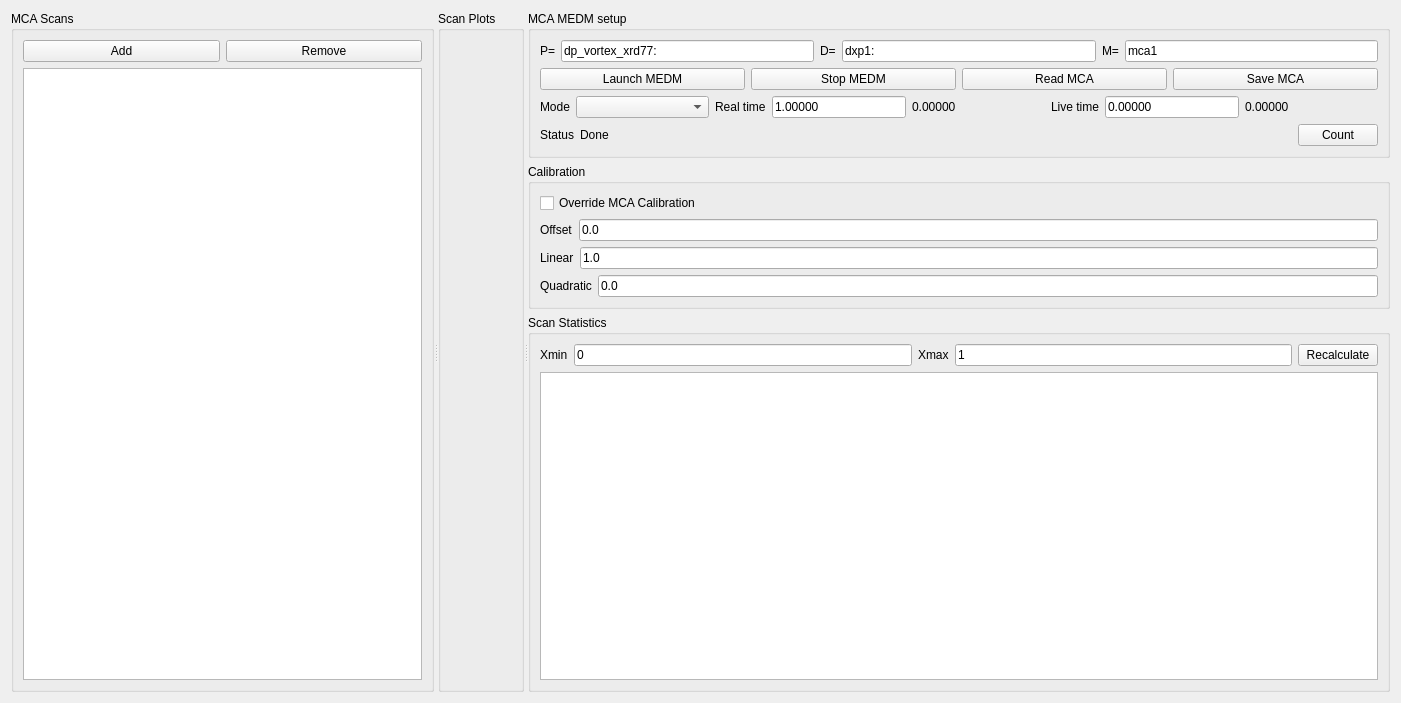
<?xml version="1.0" encoding="UTF-8"?>
<ui version="4.0">
 <class>Form</class>
 <widget class="QWidget" name="Form">
  <property name="geometry">
   <rect>
    <x>0</x>
    <y>0</y>
    <width>1401</width>
    <height>703</height>
   </rect>
  </property>
  <property name="windowTitle">
   <string>Form</string>
  </property>
  <layout class="QVBoxLayout" name="verticalLayout_6">
   <item>
    <widget class="QSplitter" name="splitter">
     <property name="orientation">
      <enum>Qt::Horizontal</enum>
     </property>
     <widget class="QGroupBox" name="scanListGroupBox">
      <property name="title">
       <string>MCA Scans</string>
      </property>
      <layout class="QVBoxLayout" name="verticalLayout_3">
       <item>
        <layout class="QGridLayout" name="gridLayout_2">
         <item row="0" column="0">
          <widget class="QPushButton" name="addMCAScanPushButton">
           <property name="text">
            <string>Add</string>
           </property>
          </widget>
         </item>
         <item row="0" column="1">
          <widget class="QPushButton" name="removeMCAScanPushButton">
           <property name="text">
            <string>Remove</string>
           </property>
          </widget>
         </item>
         <item row="1" column="0" colspan="2">
          <widget class="QListWidget" name="mcaScanListWidget">
           <property name="selectionMode">
            <enum>QAbstractItemView::ExtendedSelection</enum>
           </property>
          </widget>
         </item>
        </layout>
       </item>
      </layout>
     </widget>
     <widget class="QGroupBox" name="scanPlotGroupBox">
      <property name="title">
       <string>Scan Plots</string>
      </property>
      <layout class="QVBoxLayout" name="verticalLayout_4">
       <item>
        <widget class="PlotWidget" name="mcaPlotWidget" native="true">
         <property name="sizePolicy">
          <sizepolicy hsizetype="Expanding" vsizetype="Expanding">
           <horstretch>0</horstretch>
           <verstretch>0</verstretch>
          </sizepolicy>
         </property>
        </widget>
       </item>
      </layout>
     </widget>
     <widget class="QWidget" name="layoutWidget">
      <layout class="QVBoxLayout" name="verticalLayout_5">
       <item>
        <widget class="QGroupBox" name="medmSetupGroupBox">
         <property name="title">
          <string>MCA MEDM setup</string>
         </property>
         <layout class="QVBoxLayout" name="verticalLayout_7">
          <item>
           <layout class="QHBoxLayout" name="horizontalLayout">
            <item>
             <widget class="QLabel" name="label">
              <property name="text">
               <string>P=</string>
              </property>
             </widget>
            </item>
            <item>
             <widget class="QLineEdit" name="medm_P_LineEdit">
              <property name="text">
               <string>dp_vortex_xrd77:</string>
              </property>
             </widget>
            </item>
            <item>
             <widget class="QLabel" name="label_2">
              <property name="text">
               <string>D=</string>
              </property>
             </widget>
            </item>
            <item>
             <widget class="QLineEdit" name="medm_D_LineEdit">
              <property name="text">
               <string>dxp1:</string>
              </property>
             </widget>
            </item>
            <item>
             <widget class="QLabel" name="label_3">
              <property name="text">
               <string>M=</string>
              </property>
             </widget>
            </item>
            <item>
             <widget class="QLineEdit" name="medm_M_LineEdit">
              <property name="text">
               <string>mca1</string>
              </property>
             </widget>
            </item>
           </layout>
          </item>
          <item>
           <layout class="QHBoxLayout" name="horizontalLayout_3">
            <item>
             <widget class="QPushButton" name="launchMEDMPushButton">
              <property name="text">
               <string>Launch MEDM</string>
              </property>
             </widget>
            </item>
            <item>
             <widget class="QPushButton" name="stopMEDMPushButton">
              <property name="text">
               <string>Stop MEDM</string>
              </property>
             </widget>
            </item>
            <item>
             <widget class="QPushButton" name="readMCAPushButton">
              <property name="text">
               <string>Read MCA</string>
              </property>
             </widget>
            </item>
            <item>
             <widget class="QPushButton" name="saveMCAPushButton">
              <property name="text">
               <string>Save MCA</string>
              </property>
             </widget>
            </item>
           </layout>
          </item>
          <item>
           <layout class="QHBoxLayout" name="horizontalLayout_2">
            <item>
             <widget class="QLabel" name="modLabel">
              <property name="sizePolicy">
               <sizepolicy hsizetype="Fixed" vsizetype="Fixed">
                <horstretch>0</horstretch>
                <verstretch>0</verstretch>
               </sizepolicy>
              </property>
              <property name="text">
               <string>Mode</string>
              </property>
             </widget>
            </item>
            <item>
             <widget class="PVComboBox" name="modeComboBox">
              <property name="sizePolicy">
               <sizepolicy hsizetype="Expanding" vsizetype="Fixed">
                <horstretch>0</horstretch>
                <verstretch>0</verstretch>
               </sizepolicy>
              </property>
             </widget>
            </item>
            <item>
             <widget class="QLabel" name="realTimeLabel">
              <property name="sizePolicy">
               <sizepolicy hsizetype="Fixed" vsizetype="Fixed">
                <horstretch>0</horstretch>
                <verstretch>0</verstretch>
               </sizepolicy>
              </property>
              <property name="text">
               <string>Real time</string>
              </property>
             </widget>
            </item>
            <item>
             <widget class="PVLineEdit" name="realTimeLineEdit">
              <property name="text">
               <string>1.00000</string>
              </property>
             </widget>
            </item>
            <item>
             <widget class="PVText" name="readRealTimeLabel">
              <property name="sizePolicy">
               <sizepolicy hsizetype="Expanding" vsizetype="Fixed">
                <horstretch>0</horstretch>
                <verstretch>0</verstretch>
               </sizepolicy>
              </property>
              <property name="text">
               <string>0.00000</string>
              </property>
             </widget>
            </item>
            <item>
             <widget class="QLabel" name="label_4">
              <property name="sizePolicy">
               <sizepolicy hsizetype="Fixed" vsizetype="Fixed">
                <horstretch>0</horstretch>
                <verstretch>0</verstretch>
               </sizepolicy>
              </property>
              <property name="text">
               <string>Live time</string>
              </property>
             </widget>
            </item>
            <item>
             <widget class="PVLineEdit" name="liveTimeLineEdit">
              <property name="text">
               <string>0.00000</string>
              </property>
             </widget>
            </item>
            <item>
             <widget class="PVText" name="readLiveTimeLabel">
              <property name="sizePolicy">
               <sizepolicy hsizetype="Expanding" vsizetype="Fixed">
                <horstretch>0</horstretch>
                <verstretch>0</verstretch>
               </sizepolicy>
              </property>
              <property name="text">
               <string>0.00000</string>
              </property>
             </widget>
            </item>
           </layout>
          </item>
          <item>
           <layout class="QHBoxLayout" name="horizontalLayout_10">
            <item>
             <widget class="QLabel" name="statusLabel">
              <property name="text">
               <string>Status</string>
              </property>
             </widget>
            </item>
            <item>
             <widget class="PVText" name="currentStatusLabel">
              <property name="sizePolicy">
               <sizepolicy hsizetype="Expanding" vsizetype="Preferred">
                <horstretch>0</horstretch>
                <verstretch>0</verstretch>
               </sizepolicy>
              </property>
              <property name="text">
               <string>Done</string>
              </property>
             </widget>
            </item>
            <item>
             <spacer name="horizontalSpacer">
              <property name="orientation">
               <enum>Qt::Horizontal</enum>
              </property>
              <property name="sizeHint" stdset="0">
               <size>
                <width>40</width>
                <height>20</height>
               </size>
              </property>
             </spacer>
            </item>
            <item>
             <widget class="QPushButton" name="countPushButton">
              <property name="text">
               <string>Count</string>
              </property>
             </widget>
            </item>
           </layout>
          </item>
         </layout>
        </widget>
       </item>
       <item>
        <widget class="QGroupBox" name="calibrationGroupBox">
         <property name="title">
          <string>Calibration</string>
         </property>
         <layout class="QHBoxLayout" name="horizontalLayout_9">
          <item>
           <layout class="QVBoxLayout" name="verticalLayout">
            <item>
             <widget class="QCheckBox" name="overrideMCACalibCheckBox">
              <property name="text">
               <string>Override MCA Calibration</string>
              </property>
             </widget>
            </item>
            <item>
             <layout class="QHBoxLayout" name="horizontalLayout_7">
              <item>
               <widget class="QLabel" name="offsetLabel">
                <property name="text">
                 <string>Offset</string>
                </property>
               </widget>
              </item>
              <item>
               <widget class="QLineEdit" name="offsetLineEdit">
                <property name="text">
                 <string>0.0</string>
                </property>
               </widget>
              </item>
             </layout>
            </item>
            <item>
             <layout class="QHBoxLayout" name="horizontalLayout_6">
              <item>
               <widget class="QLabel" name="linearLabel">
                <property name="text">
                 <string>Linear</string>
                </property>
               </widget>
              </item>
              <item>
               <widget class="QLineEdit" name="linearLineEdit">
                <property name="text">
                 <string>1.0</string>
                </property>
               </widget>
              </item>
             </layout>
            </item>
            <item>
             <layout class="QHBoxLayout" name="horizontalLayout_8">
              <item>
               <widget class="QLabel" name="quadraticLabel">
                <property name="text">
                 <string>Quadratic</string>
                </property>
               </widget>
              </item>
              <item>
               <widget class="QLineEdit" name="quadraticLineEdit">
                <property name="text">
                 <string>0.0</string>
                </property>
               </widget>
              </item>
             </layout>
            </item>
           </layout>
          </item>
         </layout>
        </widget>
       </item>
       <item>
        <widget class="QGroupBox" name="scanStatsGroupBox">
         <property name="title">
          <string>Scan Statistics</string>
         </property>
         <layout class="QHBoxLayout" name="horizontalLayout_5">
          <item>
           <layout class="QVBoxLayout" name="verticalLayout_2">
            <item>
             <layout class="QHBoxLayout" name="horizontalLayout_4">
              <item>
               <widget class="QLabel" name="xminLabel">
                <property name="text">
                 <string>Xmin</string>
                </property>
               </widget>
              </item>
              <item>
               <widget class="QLineEdit" name="xminLineEdit">
                <property name="text">
                 <string>0</string>
                </property>
               </widget>
              </item>
              <item>
               <widget class="QLabel" name="xmaxLabel">
                <property name="text">
                 <string>Xmax</string>
                </property>
               </widget>
              </item>
              <item>
               <widget class="QLineEdit" name="xmaxLineEdit">
                <property name="text">
                 <string>1</string>
                </property>
               </widget>
              </item>
              <item>
               <widget class="QPushButton" name="calcStatsPushButton">
                <property name="text">
                 <string>Recalculate</string>
                </property>
               </widget>
              </item>
             </layout>
            </item>
            <item>
             <widget class="TableWidget" name="statsTableWidget"/>
            </item>
           </layout>
          </item>
         </layout>
        </widget>
       </item>
      </layout>
     </widget>
    </widget>
   </item>
  </layout>
 </widget>
 <customwidgets>
  <customwidget>
   <class>PlotWidget</class>
   <extends>QWidget</extends>
   <header location="global">PlotWidget</header>
   <container>1</container>
  </customwidget>
  <customwidget>
   <class>TableWidget</class>
   <extends>QTableWidget</extends>
   <header>pyqtgraph</header>
  </customwidget>
  <customwidget>
   <class>PVComboBox</class>
   <extends>QComboBox</extends>
   <header>pyepics_Qt</header>
  </customwidget>
  <customwidget>
   <class>PVLineEdit</class>
   <extends>QLineEdit</extends>
   <header>pyepics_Qt</header>
  </customwidget>
  <customwidget>
   <class>PVText</class>
   <extends>QLabel</extends>
   <header>pyepics_Qt</header>
  </customwidget>
 </customwidgets>
 <resources/>
 <connections/>
</ui>
